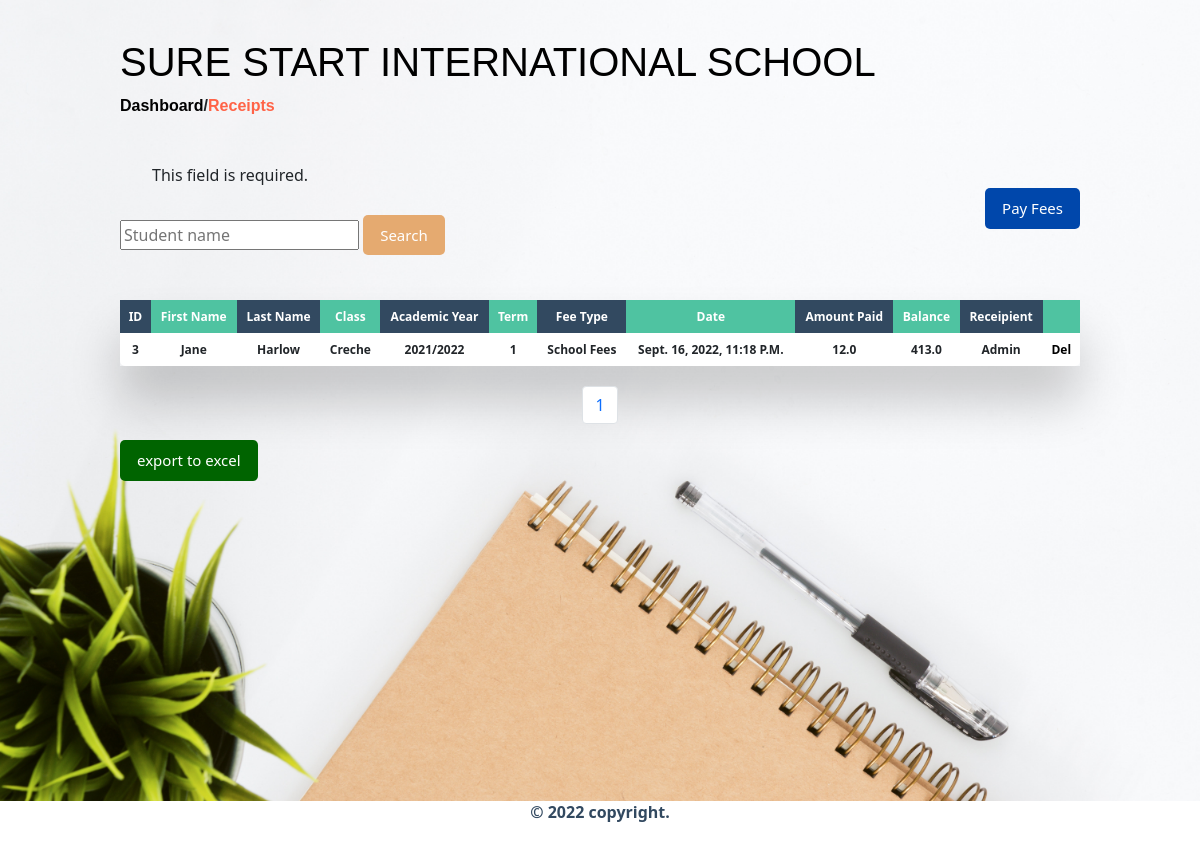
Page /receipts/?page=1 on the committed database.
### fees/models.py (models this page shows, shortened)
class Receipt(models.Model):
    student_id = models.CharField(max_length=255)
    first_name = models.CharField(max_length=255)
    last_name = models.CharField(max_length=255)
    student_class = models.CharField(max_length=50)
    fee_type = models.CharField(max_length=50)
    balance = models.FloatField(max_length=255)
    amount_paid = models.FloatField(max_length=255 ,default=0)
    academic_year = models.CharField(max_length=20)
    term = models.CharField(max_length=5)
    payment_date = models.DateTimeField(auto_now_add=True)
    receipient =  models.ForeignKey(get_user_model(), on_delete=models.CASCADE)
    class Meta:
        ordering = ['-payment_date']

### users/models.py (models this page shows)
class CustomUser(AbstractUser):
    is_email_verified = models.BooleanField(default=False)
    token = models.TextField(blank=True, null=True)

### fees/views.py (the view, shortened to what this page needs)
# urls.py: path('receipts/',receipts_list_and_create,name='receipts'),
def receipts_list_and_create(request):
    form = ReceiptsForm(request.POST or None)
    objects = Receipt.objects.all()
    p = Paginator(Receipt.objects.all(),10)
    page = request.GET.get('page')
    fees_list = p.get_page(page)
    nums = "a" * fees_list.paginator.num_pages
    search_form = SearchForm(request.GET or None)
    return render(request, 'receipt_list.html', {'objects': objects,
    'fees_list':fees_list,
    'nums':nums,
    'form': form,
    'search_form': search_form
    })

### fees/forms.py
class ReceiptsForm(forms.ModelForm):
    student_id = forms.CharField(max_length=255)
    first_name = forms.CharField(max_length=255)
    last_name = forms.CharField(max_length=255)
    student_class = forms.CharField(max_length=50)
    fee_type = forms.CharField(max_length=50)
    amount_paid = forms.FloatField()
    term = forms.CharField(max_length=5)
    academic_year = forms.CharField(max_length=20)
    class Meta:
        model = Receipt
        fields = ('student_id','first_name','last_name','student_class','fee_type','amount_paid','term','academic_year')

### students/forms.py
class SearchForm(forms.Form):
    student_name = forms.CharField(max_length=255)

### templates/receipt_list.html (shortened to what this page needs)
{% extends 'base.html' %}
{% block content %}
<div class="dashboard-container">
    <div class="top-nav">
        <h1><a href="{% url 'dashboard' %}">SURE START INTERNATIONAL SCHOOL</a></h1>
        <p><a href="{% url 'dashboard' %}">Dashboard</a>/<a href="{% url 'receipts' %}" class="active-link">Receipts</a></p>
    </div>
    <div class="top-buttons-div">
        <div>
            <form action="" method="get">
                {% for field in search_form %}
                    <p class="error-paragraph">{{ field.errors }}</p>
                    <input
                    id="{{ field.id_for_label }}" maxlength="255"
                    name="{{ field.html_name }}" value="{{ field.intial }}"
                    type="{{ field.field.widget.input_type }}"
                    placeholder="{{ field.label }}">
                {% endfor %}
                <button type="submit" class="btn-primary primary-1" value="save" name="search">Search</button>
            </form>
        </div>
        <div class="add-div">
            <a href="#" id="modal-btn"><button class="btn-primary btn-primary-wd">Pay Fees</button></a>
        </div>
    </div>
    <div class="table-wrapper" id="student_table_div">
        <table class="fl-table" id="table2excel_fees">
            <thead>
                <tr>
                    <th>ID</th>
                    <th>First Name</th>
                    <th>Last Name</th>
                    <th>Class</th>
                    <th>Academic Year</th>
                    <th>Term</th>
                    <th>Fee type</th>
                    <th>Date</th>
                    <th>Amount paid</th>
                    <th>Balance</th>
                    <th>Receipient</th>
                    <th class="excludeThisClass"></th>
                </tr>
            </thead>
            <tbody>
                {% for fees in fees_list %}
                    <tr>
                        <th>{{ fees.student_id }}</th>
                        <th>{{ fees.first_name }}</th>
                        <th>{{ fees.last_name }}</th>
                        <th>{{ fees.student_class }}</th>
                        <th>{{ fees.academic_year }}</th>
                        <th>{{ fees.term }}</th>
                        <th>{{ fees.fee_type }}</th>
                        <th>{{ fees.payment_date }}</th>
                        <th>{{ fees.amount_paid }}</th>
                        <th>{{ fees.balance }}</th>
                        <th>{{ fees.receipient }}</th>
                        <th class="excludeThisClass"><a href="{% url 'receipt_delete' fees.pk %}">del</a></th>
                    </tr>
                {% endfor %}
            </tbody>
        </table>
    </div>
    <nav aria-label="Page navigation example">
        <ul class="pagination justify-content-center">
            {% for i in nums %}
	            <li class="page-item"><a class="page-link" href="?page={{ forloop.counter }}">{{ forloop.counter }}</a></li>
            {% endfor %}
        </ul>
    </nav>
    <button id="btnExport_excel_fees" class="btn-primary btn-primary-wd info-btn-1">export to excel</button>
</div>
{% endblock content %}

### static/css/base.css (style rules this page uses)
html { box-sizing: border-box; overflow-y: scroll; }
body { background-image: url(../img/school-bg.jpg); background-repeat: no-repeat; background-size: cover; background-position: center; overflow-y: scroll; }
a { text-decoration: none; color: black }
ul { list-style: none; }
.btn-primary { padding: 8px 16px; background-color: #0047AB; color: white; font-size: 15px; font-family: 'Segoe UI', Tahoma, Geneva, Verdana, sans-serif; margin-top: 3%; border-radius: 5px; cursor: pointer; transition: 0.7s ease-in-out; border: 1px solid transparent; }
.dashboard-container { max-width: 80%; height: 100%; margin: 0 auto; }
.dashboard-container h1 { font-family: 'Trebuchet MS', 'Lucida Sans Unicode', 'Lucida Grande', 'Lucida Sans', Arial, sans-serif; padding: 4% 0 0 0; }
.top-nav p { font-family: 'Gill Sans', 'Gill Sans MT', Calibri, 'Trebuchet MS', sans-serif; font-weight: 700; cursor: pointer; }
.active-link { color: tomato; }
.btn-primary-wd { margin: 0% 0 1% 0 !important; }
.add-div { display: flex; flex-flow: row wrap; align-items: center; width: 100%; justify-content: flex-end; }
.add-div a { margin-left: 3%; }
* { box-sizing: border-box; -webkit-box-sizing: border-box; -moz-box-sizing: border-box; }
.primary-1 { background-color: #E5AA70; }
.table-wrapper { margin: 10px 0px 20px 0px; box-shadow: 0px 35px 50px rgba( 0, 0, 0, 0.2 ); width: 100%; display: flex; justify-content: center; }
.fl-table { border-radius: 5px; font-size: 12px; font-weight: normal; border: none; border-collapse: collapse; width: 100%; max-width: 100%; white-space: nowrap; background-color: white; text-transform: capitalize; }
.fl-table td, .fl-table th { text-align: center; padding: 8px; }
.fl-table thead th { color: #ffffff; background: #4FC3A1; }
.fl-table thead th:nth-child(odd) { color: #ffffff; background: #324960; }
.info-btn-1 { background-color:darkgreen }
#btnExport_excel_fees { margin-bottom: 40% !important; }
.top-buttons-div { display: flex; flex-flow: row wrap; justify-content: space-between; margin: 3% 0 3% 0; }
.top-buttons-div div { width: 40%; }

### rows in the picture
Receipt: student_id "3", first_name "Jane", last_name "Harlow", student_class "Creche", academic_year "2021/2022", term "1", fee_type "School Fees", payment_date "Sept. 16, 2022, 11:18 P.m.", amount_paid "12.0", balance "413.0", receipient "Admin"

### other values in the picture
{{ field.errors }} "This field is required."
